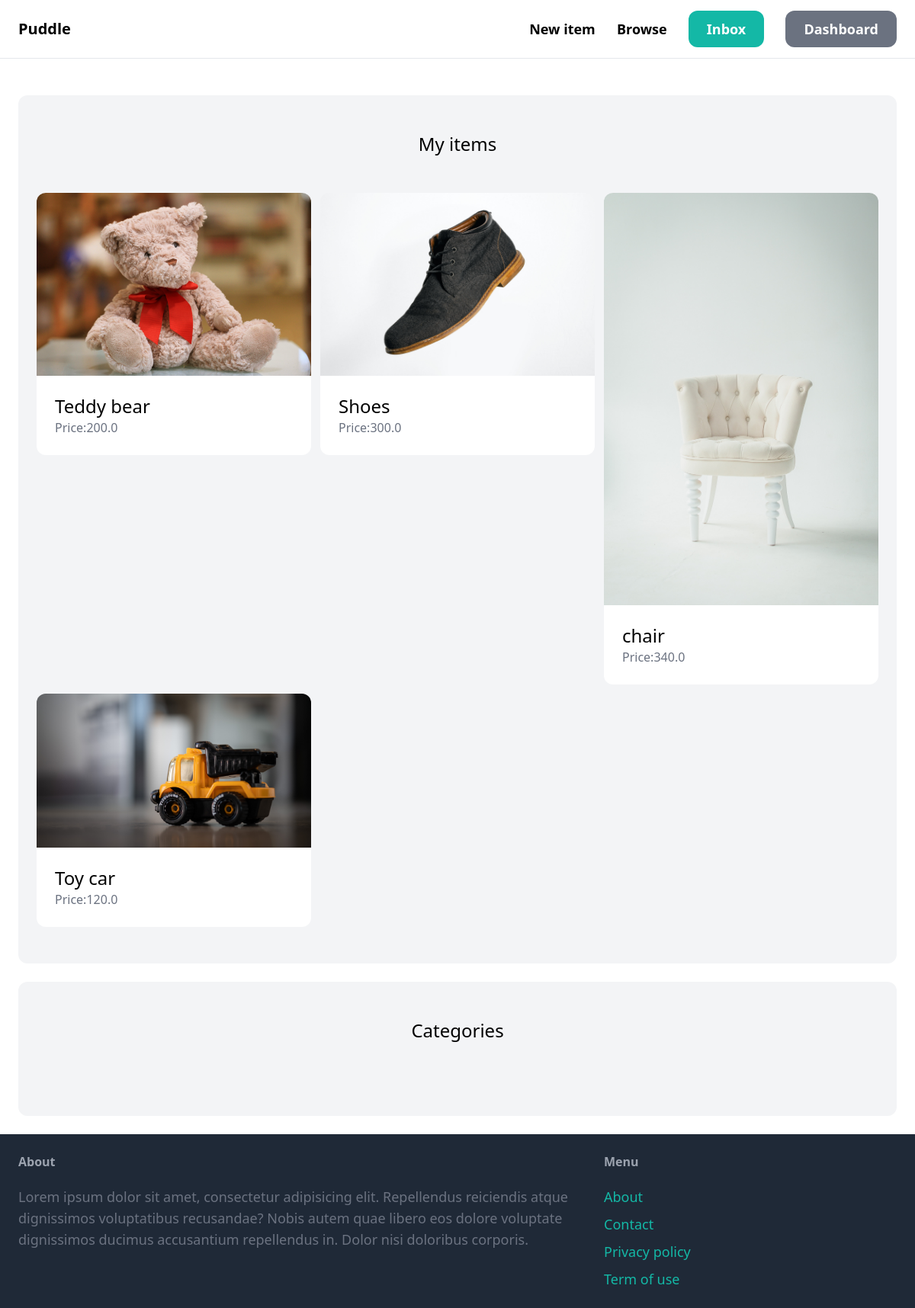
The page /dashboard/ (signed in) on the database its author committed.
### item/models.py (models this page shows, shortened)
class Item(models.Model):
    category = models.ForeignKey(Category,related_name='items',on_delete=models.CASCADE)
    name = models.CharField(max_length=255)
    description = models.TextField(blank=True,null=True)
    price = models.FloatField()
    image = models.ImageField(upload_to='item_images',blank=True,null=True)
    is_sold = models.BooleanField(default=False)
    created_by = models.ForeignKey(User,related_name='items',on_delete=models.CASCADE)
    created_at = models.DateTimeField(auto_now_add=True)

### dashboard/views.py (the view)
# urls.py: path('',views.index,name='index'),
@login_required
def index(request):
    items = Item.objects.filter(created_by=request.user)
    return render(request,'dashboard/index.html',{
        'items':items,
    })

### dashboard/templates/dashboard/index.html (shortened to what this page needs)
{% extends "core/base.html" %}
{% block content %}
    <div class="mt-6 px-6 py-12 bg-gray-100 rounded-xl">
        <h2 class="mb-12 text-2xl text-center">My items</h2>
        <div class="grid grid-cols-3 gap-3">
            {% for item in items %}
                <div>
                    <a href="{% url 'item:detail' item.id %}">
                        <div>
                            <img src="{{item.image.url}}" class="rounded-t-xl">
                        </div>
                        <div class="p-6 bg-white rounded-b-xl">
                            <h2 class="text-2xl">{{item.name}}</h2>
                            <p class="text-gray-500">Price:{{item.price}}</p>
                        </div>
                    </a>
                </div>
            {% endfor %}
        </div>
    </div>
    <div class="mt-6 px-6 py-12 bg-gray-100 rounded-xl">
        <h2 class="mb-12 text-2xl text-center">Categories</h2>
    </div>
{% endblock  %}

### rows shown on the page
Item: image (picture), name "Teddy bear", price "200.0"
Item: image (picture), name "Shoes", price "300.0"
Item: image (picture), name "chair", price "340.0"
Item: image (picture), name "Toy car", price "120.0"
